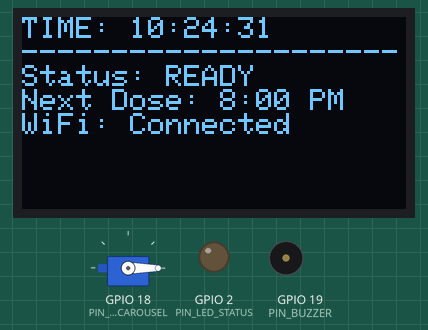
Simulated run of this sketch. Board: ESP32. Parts: servo, 128×64 one-colour display, output pins drawn as LEDs (lit = HIGH), buzzer (waves = sounding, pin HIGH). WiFi joins after 1.5 s; servers stay silent unless stated; the local clock reads 2024-03-15 10:24:30 at power-on unless the sketch sets it; what the sketch prints to the serial monitor is not drawn.

Above: at 1.6 s.
At 6.4 s:
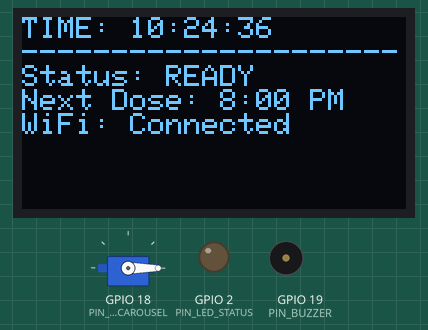
At 11.1 s:
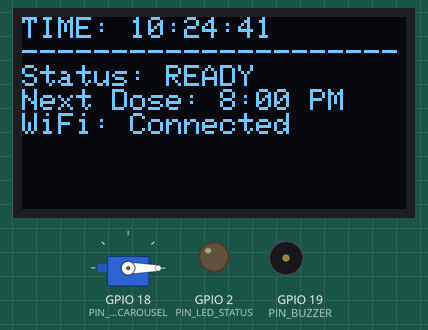
At 19.5 s:
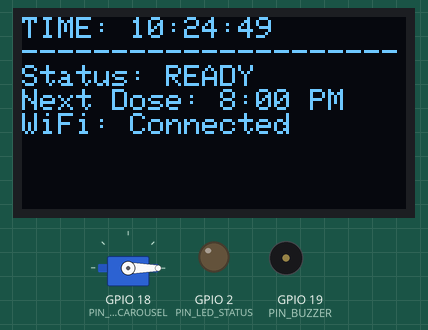
At 28.4 s:
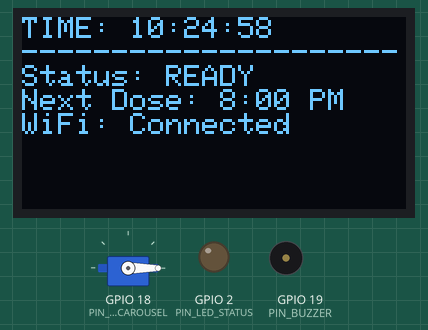
At 38.4 s:
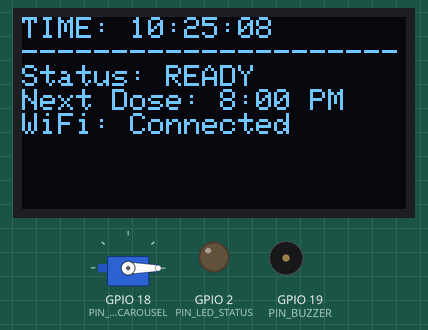

The sketch:

main.ino
```cpp
/**
 * Smart Medicine Reminder & Dispenser
 * ESP32 Production Firmware
 * Author: Joel C. Abraham
 */

#include <WiFi.h>
#include <ESP32Servo.h>
#include <Wire.h>
#include <Adafruit_GFX.h>
#include <Adafruit_SSD1306.h>
#include <time.h>
#include "config.h"

// Hardware Drivers
Servo carouselServo;
Adafruit_SSD1306 display(SCREEN_WIDTH, SCREEN_HEIGHT, &Wire, -1);

// Scheduled Medicines Array (6 Compartments)
MedicineDose schedule[TOTAL_COMPARTMENTS] = {
    {1, "Aspirin (8AM)",     0, 8,  0, false, false},
    {2, "Vitamin C (1PM)",   1, 13, 0, false, false},
    {3, "Metformin (8PM)",   2, 20, 0, false, false},
    {4, "Calcium (8AM)",     3, 8,  0, false, false},
    {5, "BP Med (8PM)",      4, 20, 0, false, false},
    {6, "Multi-Vit (1PM)",   5, 13, 0, false, false}
};

int currentAngle = 0;
bool isAlertActive = false;
int activeDoseIndex = -1;

void setup() {
    Serial.begin(115200);
    Serial.println("\n[+] ESP32 Smart Medicine Dispenser Booting...");

    pinMode(PIN_BUZZER, OUTPUT);
    pinMode(PIN_LED_STATUS, OUTPUT);
    pinMode(PIN_IR_SENSOR, INPUT);
    pinMode(PIN_BUTTON_ACK, INPUT_PULLUP);

    carouselServo.attach(PIN_SERVO_CAROUSEL);
    carouselServo.write(0);

    // Initialize OLED
    if(!display.begin(SSD1306_SWITCHCAPVCC, 0x3C)) {
        Serial.println("[-] OLED Display Allocation Failed!");
    } else {
        display.clearDisplay();
        display.setTextSize(1);
        display.setTextColor(SSD1306_WHITE);
        display.setCursor(0,10);
        display.println("Smart Med Dispenser");
        display.println("Connecting WiFi...");
        display.display();
    }

    // Connect WiFi & Sync Time
    connectWiFi();
    configTime(19800, 0, "pool.ntp.org"); // IST GMT+5:30
}

void connectWiFi() {
    WiFi.begin(WIFI_SSID, WIFI_PASSWORD);
    int attempts = 0;
    while (WiFi.status() != WL_CONNECTED && attempts < 20) {
        delay(500);
        Serial.print(".");
        attempts++;
    }
    if(WiFi.status() == WL_CONNECTED) {
        Serial.println("\n[+] WiFi Connected! IP: " + WiFi.localIP().toString());
    } else {
        Serial.println("\n[-] Offline Mode Active (Standalone RTC)");
    }
}

void loop() {
    struct tm timeinfo;
    if(!getLocalTime(&timeinfo)){
        Serial.println("[-] Failed to obtain NTP time");
        delay(1000);
        return;
    }

    int currHour = timeinfo.tm_hour;
    int currMin  = timeinfo.tm_min;

    // Check Schedule
    for(int i = 0; i < TOTAL_COMPARTMENTS; i++) {
        if(schedule[i].hour == currHour && schedule[i].minute == currMin && !schedule[i].isDispensed) {
            triggerReminder(i);
        }
    }

    // Check Manual ACK Button
    if(isAlertActive && digitalRead(PIN_BUTTON_ACK) == LOW) {
        Serial.println("[+] User Acknowledged Reminder!");
        dispenseDose(activeDoseIndex);
    }

    updateDisplay(timeinfo);
    delay(500);
}

void triggerReminder(int index) {
    isAlertActive = true;
    activeDoseIndex = index;

    Serial.printf("[!] ALERT: Time for %s!\n", schedule[index].name);

    // Audible Buzzer Pulse
    for(int b = 0; b < 3; b++) {
        digitalWrite(PIN_BUZZER, HIGH);
        digitalWrite(PIN_LED_STATUS, HIGH);
        delay(200);
        digitalWrite(PIN_BUZZER, LOW);
        digitalWrite(PIN_LED_STATUS, LOW);
        delay(200);
    }
}

void dispenseDose(int index) {
    if(index < 0 || index >= TOTAL_COMPARTMENTS) return;

    int targetAngle = index * DEGREES_PER_SLOT;
    Serial.printf("[+] Rotating Carousel to %d degrees (Compartment %d)...\n", targetAngle, index);

    // Actuate Servo
    carouselServo.write(targetAngle);
    delay(1000);

    // IR Sensor Verification
    int sensorVal = digitalRead(PIN_IR_SENSOR);
    if(sensorVal == LOW) { // IR Beam Blocked = Dose Released
        Serial.println("[+] Sensor Confirmed: Pill Dispensed Successfully!");
        schedule[index].isDispensed = true;
        schedule[index].isAcknowledged = true;
    } else {
        Serial.println("[!] WARNING: IR Sensor did not detect pill release!");
        schedule[index].isDispensed = true; // Mark handled to prevent jam loops
    }

    isAlertActive = false;
    activeDoseIndex = -1;
    digitalWrite(PIN_BUZZER, LOW);
}

void updateDisplay(struct tm timeinfo) {
    display.clearDisplay();
    display.setCursor(0, 0);
    display.printf("TIME: %02d:%02d:%02d\n", timeinfo.tm_hour, timeinfo.tm_min, timeinfo.tm_sec);
    display.println("---------------------");

    if(isAlertActive && activeDoseIndex != -1) {
        display.println(">> DOSE DUE! <<");
        display.println(schedule[activeDoseIndex].name);
        display.println("Press Button to Take!");
    } else {
        display.println("Status: READY");
        display.println("Next Dose: 8:00 PM");
        display.println("WiFi: Connected");
    }
    display.display();
}
```

config.h
```cpp
/**
 * Smart Medicine Reminder & Dispenser - Hardware Pinout & Configuration
 * Controller: ESP32 Dev Module
 */

#ifndef CONFIG_H
#define CONFIG_H

// WiFi & Cloud IoT Config
#define WIFI_SSID       "Your_WiFi_Network"
#define WIFI_PASSWORD   "Your_WiFi_Password"
#define BLYNK_AUTH_TOKEN "Your_Blynk_Auth_Token"

// Hardware Pinout Definitions
#define PIN_SERVO_CAROUSEL 18   // PWM Servo Motor output pin
#define PIN_BUZZER         19   // Audible Reminder Buzzer
#define PIN_IR_SENSOR      23   // IR Compartment / Pill Release Verification
#define PIN_BUTTON_ACK     4    // User Manual Acknowledgement Pushbutton
#define PIN_LED_STATUS     2    // Onboard Status LED

// OLED Display I2C Pins
#define OLED_SDA           21
#define OLED_SCL           22
#define SCREEN_WIDTH       128
#define SCREEN_HEIGHT      64

// Dispensing Carousel Calibration
#define TOTAL_COMPARTMENTS 6
#define DEGREES_PER_SLOT   (360 / TOTAL_COMPARTMENTS)
#define DISPENSE_SERVO_SPEED 15  // Delay per degree in ms

// Dose Events Struct
struct MedicineDose {
    int id;
    char name[32];
    int compartment;
    int hour;
    int minute;
    bool isDispensed;
    bool isAcknowledged;
};

#endif // CONFIG_H
```

Measured:
- what the display in image 0 shows lasts 0.5 s, from 1.6 s to 2.1 s
- what the display in image 1 shows lasts 1.1 s, from 6.3 s to 7.4 s
